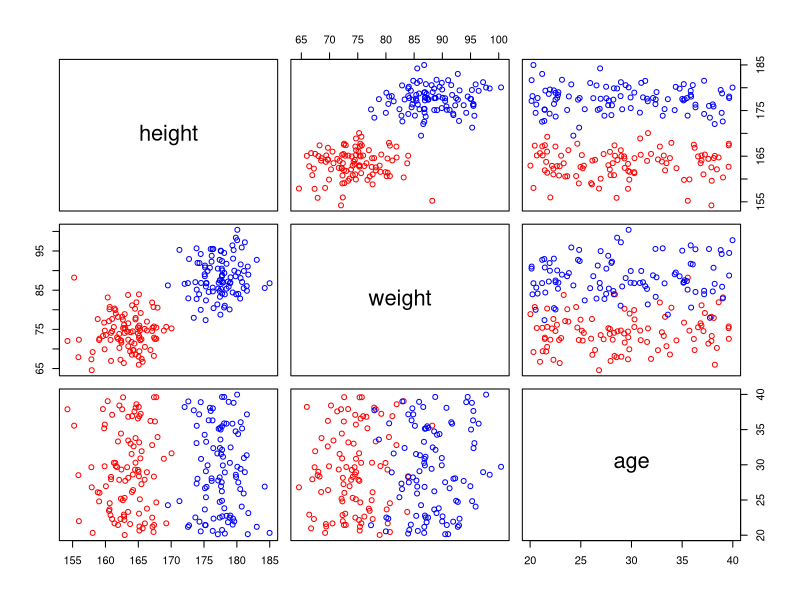
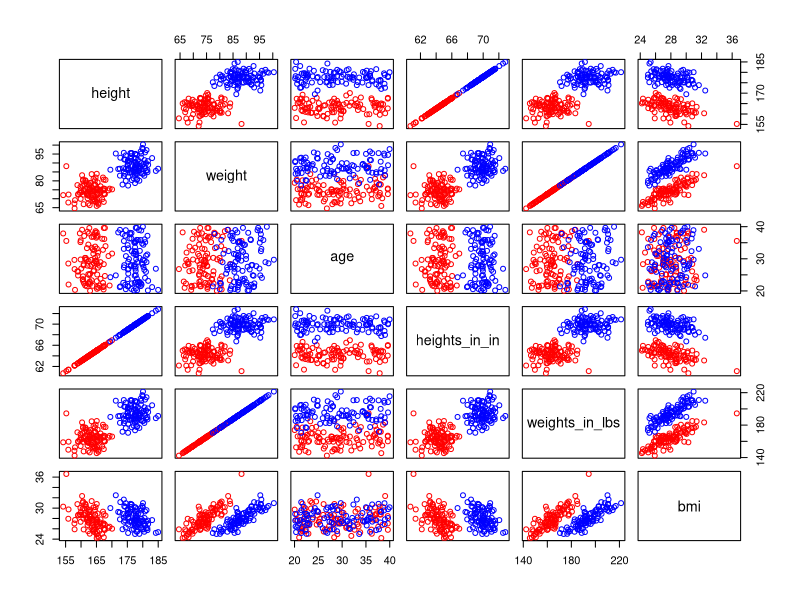
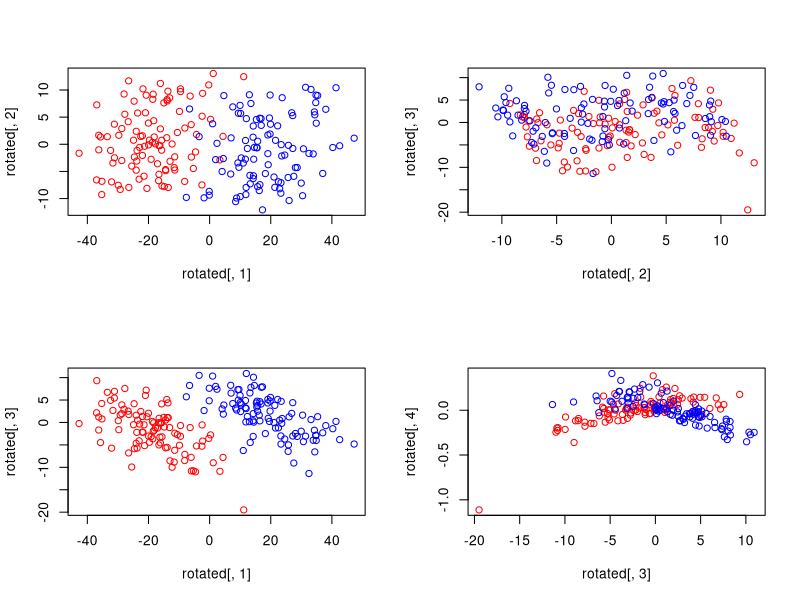
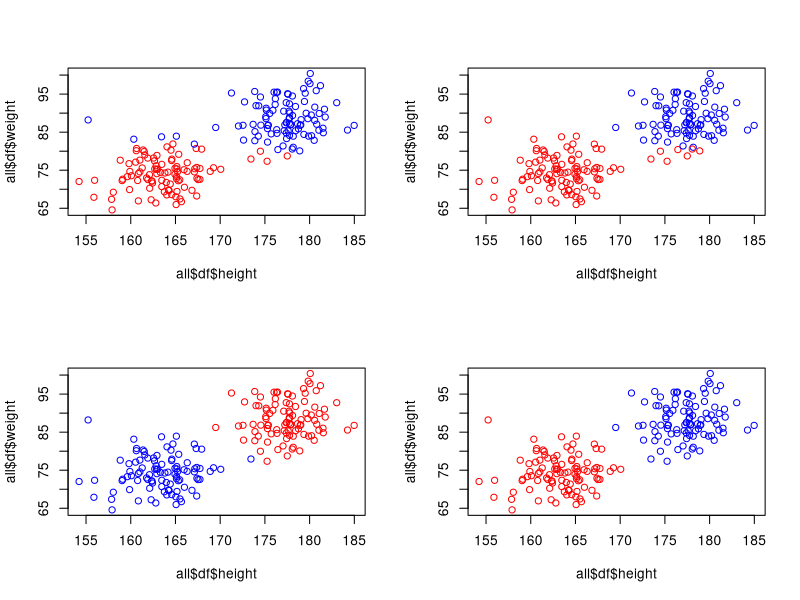

Write R code to recreate these figures, in order.
# I've set up some variables that you will need to leave unchanged
# for this assignment.
 
female = list()
male = list()
all = list()

female$n = 100
male$n = 100
all$n = female$n + male$n

female$ave.height = 163.2 # cm
female$ave.weight = 74.7 # kg

male$ave.height = 177.6 # cm
male$ave.weight = 88.3 # kg 

all$height.sd = 3 # cm
all$weight.sd = 5 # kg

all$young = 20
all$old = 40

# Setting the seed
# Note: this should be left alone as well and you shouldn't set
# the seed again in this file

set.seed(42)

# Now you need to implement some helper functions to simulate
# measuring independent variables (i.e., height, weight, and age)
# from a population.

# (1 point) Implement the heights function
# 
# Takes the following arguments:
#   n: the number of samples
#   ave: the average height
#   sd: the standard deviation from that average
#
# Returns a length n numeric vector of heights randomly drawn
# from the normal distribution specified by the input average
# and standard deviation.

heights = function(n, ave, sd) {
    # your code here
  rnorm(n, mean=ave, sd=sd)
}

# (0 points) The weights function is already implemented
# by the heights function.
weights = heights

# (1 point) Implement the ages function
# 
# Takes the following arguments:
#   n: the number of samples
#   min: the minimum age
#   max: the maximum age
#
# Returns a length n numeric vector of ages randomly drawn
# from the uniform distribution between the oldest and youngest
# person.

ages = function(n, min, max) {
    # your code here
  runif(n, min, max)
}

# (1 point) Implement the convert.heights function
# 
# Takes the following arguments:
#   heights: a numeric vector of heights
#
# Returns the vector of heights converted from from cm
# to inches.  You should convert centimeters to inches
# by multiplying by 0.393701.

convert.heights = function(heights) {
    # your code here
  heights * 0.393701
}

# (1 point) Implement the convert.weights function
# 
# Takes the following arguments:
#   weights: a numeric vector of weights
#
# Returns the vector of weights converted from from kilograms
# to pounds.  You should convert kilograms to pounds
# by multiplying by 2.20462.

convert.weights = function(weights)  {
    # your code here
  weights * 2.20462
}

# (2 points) Implement the compute.bmi function
# 
# Takes the following arguments:
#   heights: a numeric vector of heights (in cm)
#   weights: a numeric vector of weights (in kg)
#
# If heights and weights have the same number of elements, the
# function returns a numeric vector of bmi values.
#
# Otherwise the functions returns NULL.
#
# A person's body mass index (BMI) should be calculated as their
# weight in kg divided by their squared heights in m

compute.bmi = function(heights, weights)  {
  if (length(heights) == length(weights)) {
    h = heights / 100
    weights / h^2
  } else {
    NULL  
  }
}

# Now you are going to create some datastructures using these functions
# and the variables I defined for you.

# (1 point) Create a dataframe female$df.base
# The names should be as follows:
#
# > names(female$df.base)
# [1] "height" "weight" "age"
# 
# where
#
#   height is the result of calling heights
#   weight is the result of calling weights
#   age is the result of calling ages

female$df.base = data.frame(
    # your code here
  height = heights(female$n, ave=female$ave.height, sd=all$height.sd),
  weight = weights(female$n, ave=female$ave.weight, sd=all$weight.sd),
  age = ages(female$n, min=all$young, max=all$old)
)

# (1 point) Create a dataframe male$df.base
# same as above but for males

male$df.base = data.frame(
    # your code here
  height = heights(male$n, ave=male$ave.height, sd=all$height.sd),
  weight = weights(male$n, ave=male$ave.weight, sd=all$weight.sd),
  age = ages(male$n, min=all$young, max=all$old)
)

# (1 point) Create a dataframe female$df
# The names should be as follows:
#
# > names(female$df)
# [1] "heights"        "weights"        "age"            "heights_in_in" 
# [5] "weights_in_lbs" "bmi"
#
# where
#
#   height, weight, and age come from female$df.base
#   heights_in_in, weights_in_lbs, and bmi result from
#    calling the corresponding functions you made above
#    on the relevant parts of female$df.base

female$df = data.frame(
    # your code here
  female$df.base,
  heights_in_in = convert.heights(female$df.base$height),
  weights_in_lbs= convert.weights(female$df.base$weight),
  bmi = compute.bmi(heights=female$df.base$height, weights=female$df.base$weight)
)

# (1 point) Create a dataframe male$df
# same as above but for males

male$df = data.frame(
  male$df.base,
  heights_in_in = convert.heights(male$df.base$height),
  weights_in_lbs= convert.weights(male$df.base$weight),
  bmi = compute.bmi(heights=male$df.base$height, weights=male$df.base$weight)
)

# (1 point) Create a dataframe all$df
# The first rows of this dataframe consist of female$df
# and the last rows consist of male$df.  In addition, your
# dataframe should have an additional column 'gender',
# which is a factor of 'f's and 'm's.
#
# > names(all$df)
# [1] "heights"        "weights"        "age"            "heights_in_in" 
# [5] "weights_in_lbs" "bmi"            "gender"

# all$df = # your code here
all$df = rbind(
    data.frame(female$df, gender=as.factor("f")),
    data.frame(male$df, gender=as.factor("m"))
  )

# (2 points) Plot a scatterplot matrix from the first three columns of all$df
# Make sure that females are colored red and males are colored blue
#
# You many want to read more here:
#  http://www.stat.berkeley.edu/classes/s133/R-4a.html

# your code here
cols = c("red", "blue")
plot(all$df[, c(1,2,3)], col=cols[all$df$gender])

# (2 points) Plot a scatterplot matrix from the first six columns of all$df
# Again make sure that females are colored red and males are colored blue

# your code here
plot(all$df[, c(1,2,3, 4, 5, 6)], col=cols[all$df$gender])

# (1 point) Create a prcomp object from all$df called pca
# You will need to remove non-numeric columns first

num.only = all$df[,c(1,2,3, 4, 5, 6)]
pca = prcomp(num.only)

# (4 points) Plot data projected on its principal components
#
# In one figure create the following four plots:
#  all$df projected on to it 1st and 2nd components
#  all$df projected on to it 2nd and 3rd components
#  all$df projected on to it 1st and 3rd components
#  all$df projected on to it 3rd and 4th components
#
# Again make sure that females are colored red and males are colored blue

# your code here
par(mfrow=c(2,2))
rotated = pca$x
plot(rotated[, 1], rotated[, 2], col=cols[all$df$gender])
plot(rotated[, 2], rotated[, 3], col=cols[all$df$gender])
plot(rotated[, 1], rotated[, 3], col=cols[all$df$gender])
plot(rotated[, 3], rotated[, 4], col=cols[all$df$gender])

# (1 point) Create a kmeans object using all$df
# set k to 2 and make sure that you use 10 different initial conditions

# full.km # your code here
full.km = kmeans(num.only, centers=2, nstart=10)

# (1 point) Create a hclust object using all$df

# full.hclust = # your code here
full.hclust = hclust(dist(num.only))

# (1 point) Find the labels using cutree with k=2

# full.hclust.labels = # your code here
full.hclust.labels = cutree(full.hclust, k=2)# your code here

# (1 point) Create a kmeans object using just the first two columns of all$df
# set k to 2 and make sure that you use 10 different initial conditions

# red.km = # your code here
red.km = kmeans(num.only[, c(1,2)], centers=2, nstart=10)

# (1 point) Create a hclust object using just the first two columns of all$df

# red.hclust = # your code here
red.hclust = hclust(dist(num.only[, c(1,2)]))

# (1 point) Find the labels using cutree with k=2

# red.hclust.labels = # your code here
red.hclust.labels = cutree(red.hclust, k=2)# your code here


# (4 point) Plot the data projected on its first two dimensions
# (i.e., height and weight).  
#
# In one figure create four such plots where the points are
# colored according to:
#  1. full.km$cluster and title this plot "kmeans (full)"
#  2. full.hclust.labels and title this plot "hclust (full)"
#  3. red.km$cluster and title this plot "kmeans (reduced)"
#  4. red.hclust.labels and title this plot "hclust (reduced)"
#
# Use red and blue again to color the two groups, but note that
# you shouldn't try to make sure the colors are necessarily coded
# to female and male.

# your code here
plot(all$df$height, all$df$weight, col=cols[full.km$cluster])
plot(all$df$height, all$df$weight, col=cols[full.hclust.labels])
plot(all$df$height, all$df$weight, col=cols[red.km$cluster])
plot(all$df$height, all$df$weight, col=cols[red.hclust.labels])
